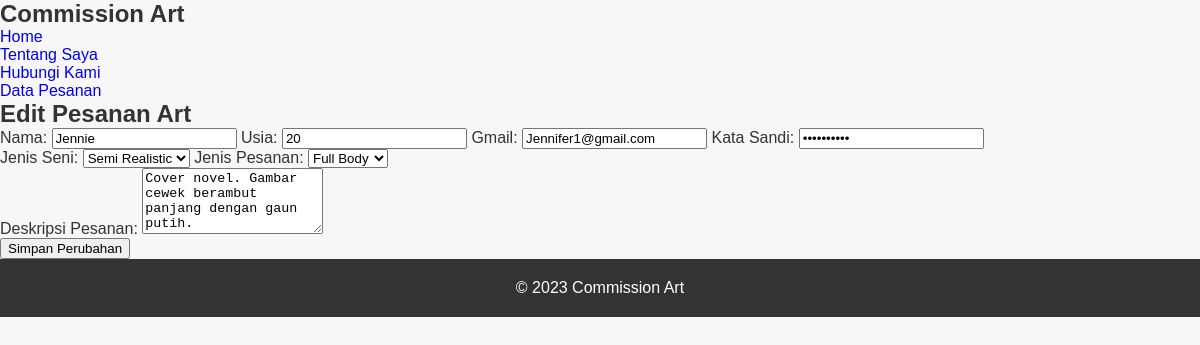
Page /edit_pesanan.php?id=1 on the committed database.
### tables this page shows
CREATE TABLE `tb_art` (
  `id` int(10) NOT NULL,
  `jenisseni` varchar(50) NOT NULL,
  `jenispesanan` varchar(50) NOT NULL,
  `deskripsi` text NOT NULL,
  `gambar` varchar(255) NOT NULL,
  `nama` text NOT NULL,
  `age` int(20) NOT NULL,
  `gmail` varchar(25) NOT NULL,
  `katasandi` varchar(25) NOT NULL,
  `tanggal_pemesanan` date DEFAULT NULL
);

### edit_pesanan.php (the view, shortened to what this page needs)
<?php
$host = "localhost";
$user = "root";
$pass = "";
$database = "comission";
$koneksi = mysqli_connect($host, $user, $pass, $database);
$id = $_GET['id'];
$sql = "SELECT * FROM tb_art WHERE id=$id";
$result = mysqli_query($koneksi, $sql);
if (mysqli_num_rows($result) > 0) {
    $row = mysqli_fetch_assoc($result);
} else {
    echo "Data tidak ditemukan.";
}
?>
<!DOCTYPE html>
<html lang="en">
<head>
    <link rel="stylesheet" href="style.css">
</head>
<body>
    <header>
        <nav>
            <div class="logo">
                <h1>Commission Art</h1>
            </div>
            <ul>
                <li><a href="home.php">Home</a></li>
                <li><a href="about.php">Tentang Saya</a></li>
                <li><a href="contact.php">Hubungi Kami</a></li>
                <li><a href="detail.php">Data Pesanan</a></li>
            </ul>
        </nav>
    </header>
    <main>
        <section class="order-form">
            <h2>Edit Pesanan Art</h2>
            <form method="POST">
                <div class="input-group">
                    <label for="nama">Nama:</label>
                    <input type="text" id="nama" name="nama" value="<?php echo $row['nama']; ?>" required>
                    <label for="age">Usia:</label>
                    <input type="number" id="age" name="age" value="<?php echo $row['age']; ?>" required>
                    <label for="gmail">Gmail:</label>
                    <input type="email" id="gmail" name="gmail" value="<?php echo $row['gmail']; ?>" required>
                    <label for="katasandi">Kata Sandi:</label>
                    <input type="password" id="katasandi" name="katasandi" value="<?php echo $row['katasandi']; ?>"
                        required>
                    <div class="input-group">
                        <label for="jenisseni">Jenis Seni:</label>
                        <select id="jenisseni" name="jenisseni" required>
                            <option value="Semi Realistic"
                                <?php echo ($row['jenisseni'] === 'Semi Realistic') ? 'selected' : ''; ?>>Semi Realistic
                            </option>
                        </select>
                        <label for="jenispesanan">Jenis Pesanan:</label>
                        <select id="jenispesanan" name="jenispesanan" required>
                            <option value="Full Body"
                                <?php echo ($row['jenispesanan'] === 'Full Body') ? 'selected' : ''; ?>>Full Body
                            </option>
                        </select>
                    </div>
                    <label for="deskripsi">Deskripsi Pesanan:</label>
                    <textarea id="deskripsi" name="deskripsi" rows="4" required><?php echo $row['deskripsi']; ?></textarea>
                </div>
                <button type="submit" name="submit" class="submit-button">Simpan Perubahan</button>
            </form>
        </section>
    </main>
    <footer>
        <p>&copy; 2023 Commission Art</p>
    </footer>
</body>
</html>

### style.css (style rules this page uses)
body, h1, h2, p, ul, li, a { margin: 0; padding: 0; text-decoration: none; }
body { font-family: 'Arial', sans-serif; background-color: #f7f7f7; color: #333; }
footer { background-color: #333; color: #fff; text-align: center; padding: 20px 0; }

### rows in the picture
tb_art: nama "Jennie", age "20", gmail "Jennifer1@gmail.com", jenisseni "Semi Realistic", jenispesanan "Full Body", deskripsi "Cover novel. Gambar cewek berambut panjang dengan gaun putih."
